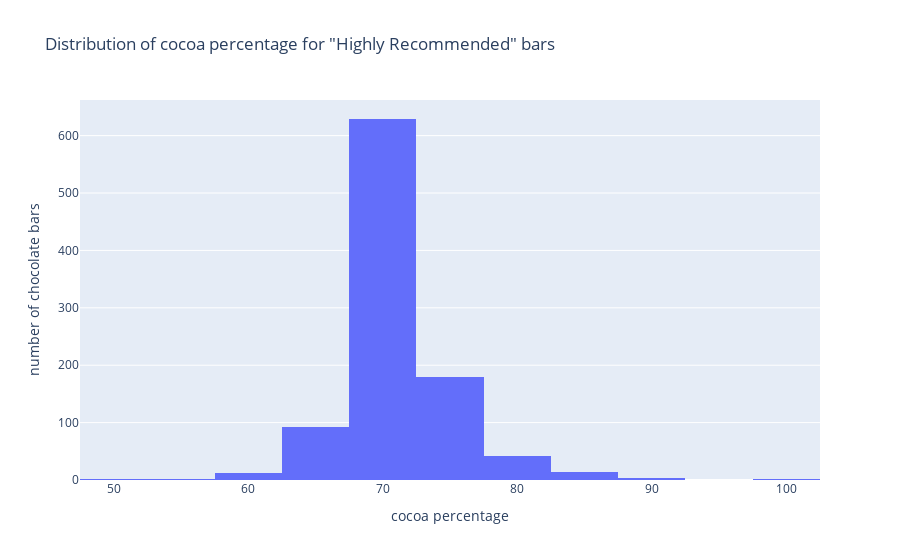

This figure's notebook cell:
### Code cell
# Distribution plot of cocoa_percentage
fig = px.histogram(high_rating, x="cocoa_percent", nbins=20,
                   title='Distribution of cocoa percentage for "Highly Recommended" bars')

# Update axis titles
fig.update_xaxes(title_text='cocoa percentage')
fig.update_yaxes(title_text='number of chocolate bars')

# Show graph
fig.show()

### Figure 1 — Plotly figure (JSON) as saved in the notebook; plotly's stock layout.template omitted (floating-point values rounded to 4 significant figures; data arrays with more than 128 entries replaced by an {"elided": "..."} marker saying what was removed)
{"data": [{"alignmentgroup": "True", "bingroup": "x", "hovertemplate": "cocoa_percent=%{x}<br>count=%{y}<extra></extra>", "legendgroup": "", "marker": {"color": "#636efa", "pattern": {"shape": ""}}, "name": "", "nbinsx": 20, "offsetgroup": "", "orientation": "v", "showlegend": false, "type": "histogram", "x": {"elided": "977 float values"}, "xaxis": "x", "yaxis": "y"}], "layout": {"barmode": "relative", "legend": {"tracegroupgap": 0}, "title": {"text": "Distribution of cocoa percentage for \"Highly Recommended\" bars"}, "xaxis": {"anchor": "y", "domain": [0, 1], "title": {"text": "cocoa percentage"}}, "yaxis": {"anchor": "x", "domain": [0, 1], "title": {"text": "number of chocolate bars"}}}}
